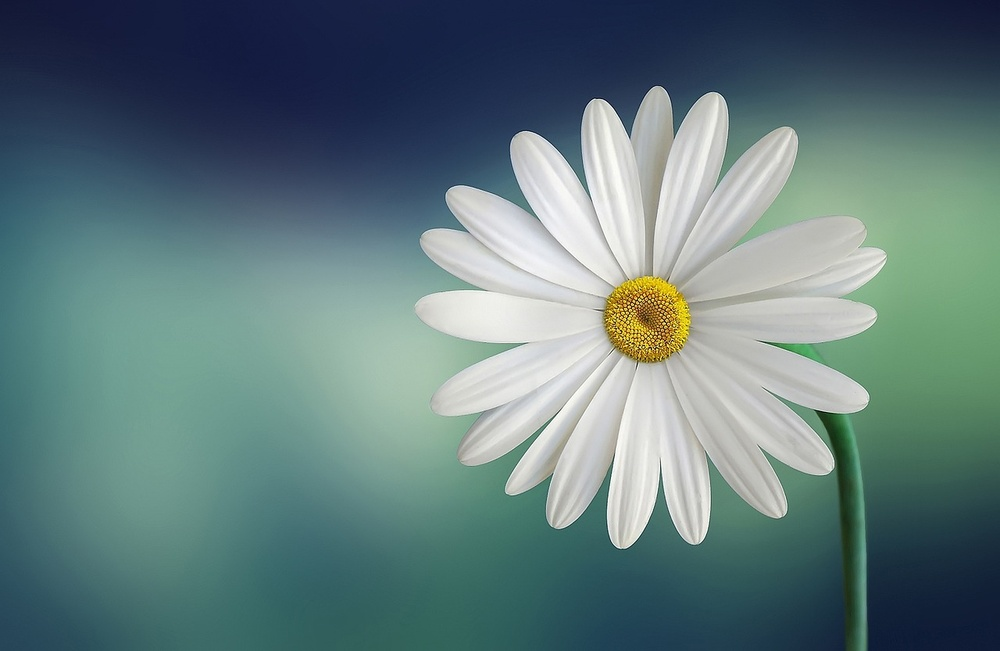
#> input picture input_image.jpg, 1000 x 651 px, shrunk from 1280 x 833 before the run
$ python exp_6.py
#> lines starting #> are read from the running program, lines starting #| are printed output that depends on the picture
# Experiment 6: Periodic noise reduction using inverse filtering and Wiener filtering.

from scipy.signal import wiener
import cv2
import numpy as np
import matplotlib.pyplot as plt

img = cv2.imread('input_image.jpg', 0)
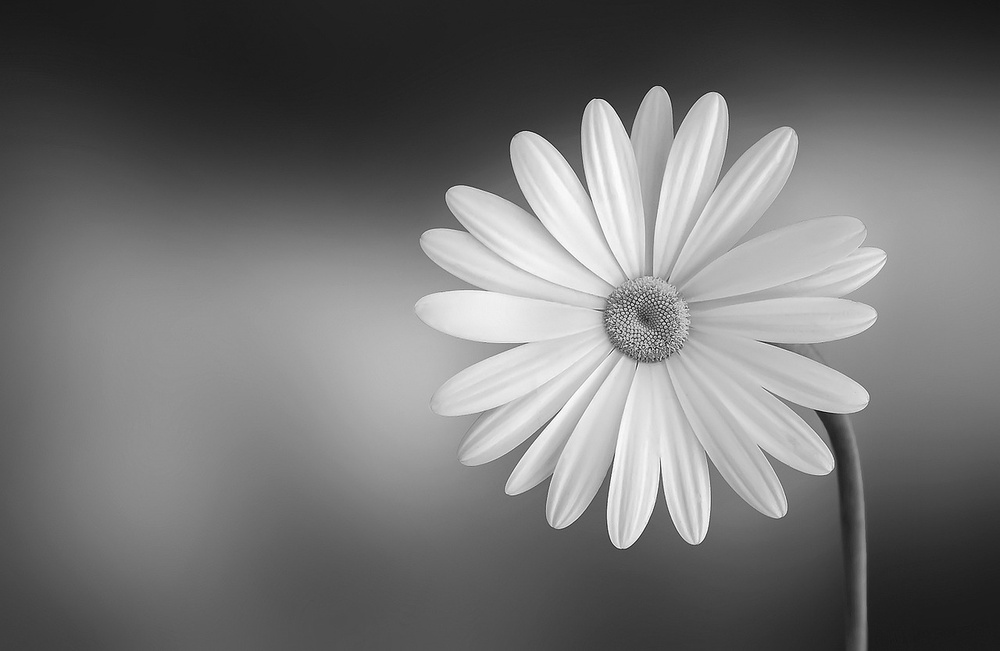
#> img: shape (651, 1000); min 1, max 255, mean 115.1

if img is None:
    print("Error: 'input_image.jpg' not found.")
    exit()

# Convert to float for safe arithmetic
img_float = img.astype(np.float64)

# Add periodic (sinusoidal) noise
noise = 20 * np.sin(np.linspace(0, 50, img.shape[1]))
noise = np.tile(noise, (img.shape[0], 1))          # ✅ full image pe noise lagao
noisy = np.clip(img_float + noise, 0, 255)

# Wiener filter
wiener_img = wiener(noisy, mysize=5)               # ✅ float input → float output
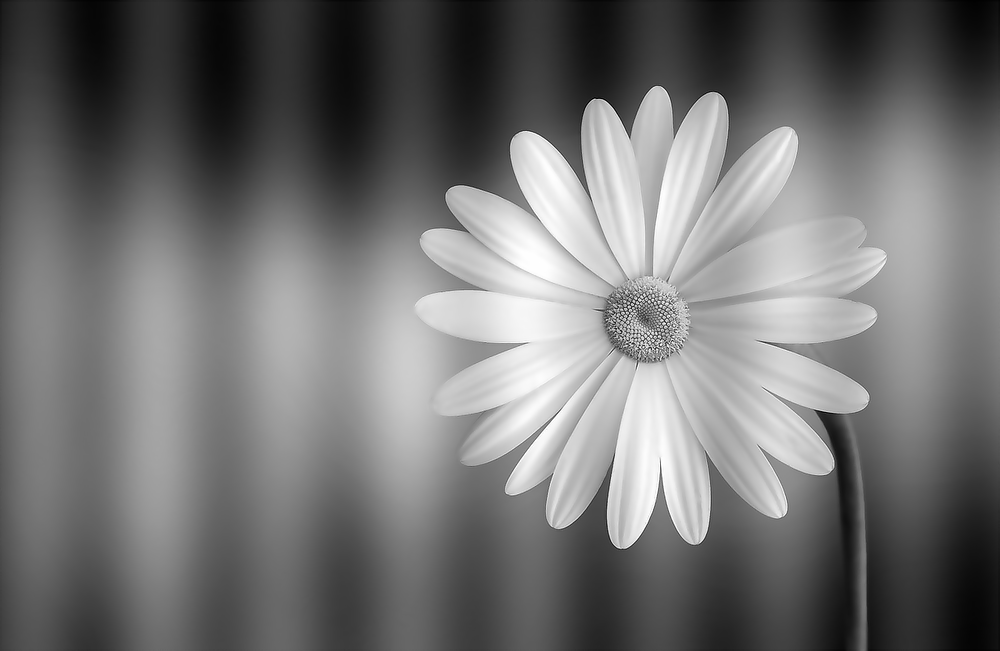
#> wiener_img: shape (651, 1000) float64; min 1.13, max 255, mean 115; drawn with min black and max white

# ✅ Normalize to uint8 for display
wiener_img = np.clip(wiener_img, 0, 255).astype(np.uint8)
noisy_disp = noisy.astype(np.uint8)

# Display all three
plt.figure(figsize=(12, 4))
plt.subplot(1, 3, 1)
plt.imshow(img, cmap='gray')
plt.title('Original')
plt.axis('off')

plt.subplot(1, 3, 2)
plt.imshow(noisy_disp, cmap='gray')
plt.title('Periodic Noisy Image')
plt.axis('off')

plt.subplot(1, 3, 3)
plt.imshow(wiener_img, cmap='gray')
plt.title('Wiener Filtered Image')
plt.axis('off')

plt.tight_layout()
plt.savefig('Output-Images/output-exp-6.png', dpi=150)
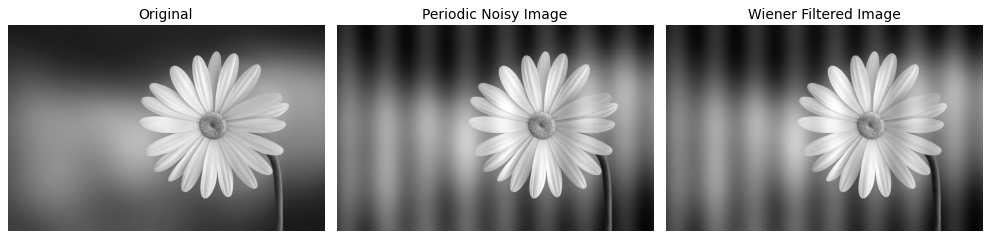
#> figure drawn by matplotlib, 3 panels
plt.show()

$ run again, with face.jpg copied over input_image.jpg
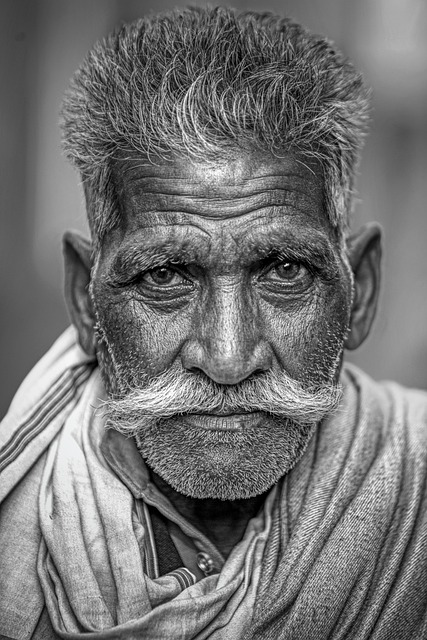
#> input picture face.jpg, 427 x 640 px
#> `wiener_img = wiener(noisy, mysize=5)`:
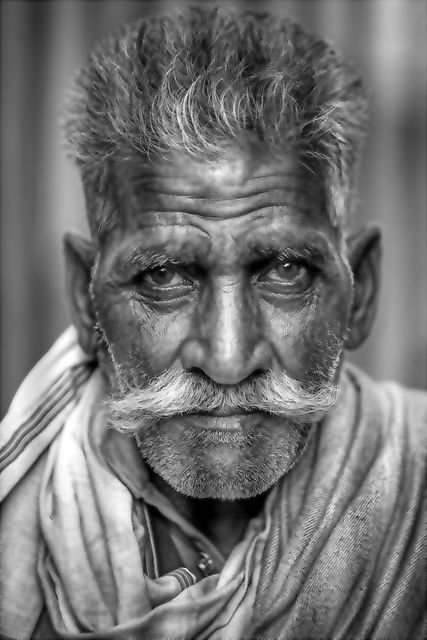
#> wiener_img: shape (640, 427) float64; min -6.81e-14, max 255, mean 115.3; drawn with min black and max white
#> `plt.savefig('Output-Images/output-exp-6.png', dpi=150)`:
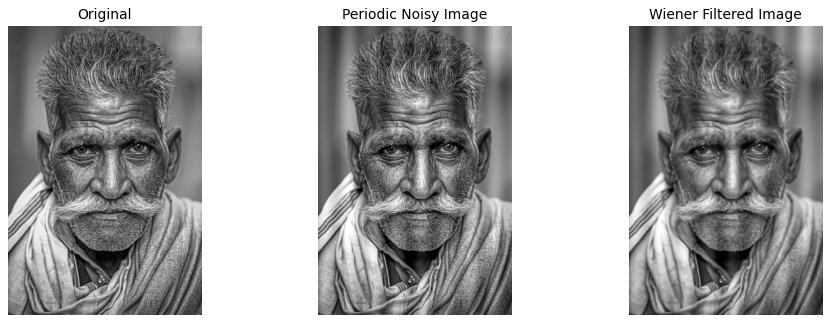
#> figure drawn by matplotlib, 3 panels
